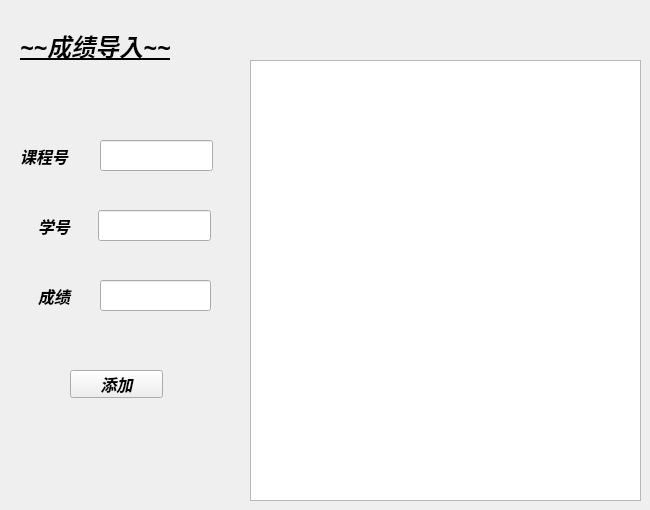
   <widget class="QWidget" name="page_13">
    <widget class="QLabel" name="label_32">
     <property name="geometry">
      <rect>
       <x>20</x>
       <y>30</y>
       <width>211</width>
       <height>31</height>
      </rect>
     </property>
     <property name="font">
      <font>
       <family>幼圆</family>
       <pointsize>18</pointsize>
       <weight>75</weight>
       <italic>true</italic>
       <bold>true</bold>
       <underline>true</underline>
      </font>
     </property>
     <property name="text">
      <string>~~成绩导入~~</string>
     </property>
    </widget>
    <widget class="QLabel" name="label_70">
     <property name="geometry">
      <rect>
       <x>38</x>
       <y>210</y>
       <width>51</width>
       <height>31</height>
      </rect>
     </property>
     <property name="font">
      <font>
       <family>幼圆</family>
       <pointsize>12</pointsize>
       <weight>75</weight>
       <italic>true</italic>
       <bold>true</bold>
      </font>
     </property>
     <property name="text">
      <string>学号</string>
     </property>
    </widget>
    <widget class="QLineEdit" name="lineEdit_15">
     <property name="geometry">
      <rect>
       <x>100</x>
       <y>280</y>
       <width>111</width>
       <height>31</height>
      </rect>
     </property>
    </widget>
    <widget class="QLineEdit" name="lineEdit_16">
     <property name="geometry">
      <rect>
       <x>100</x>
       <y>140</y>
       <width>113</width>
       <height>31</height>
      </rect>
     </property>
    </widget>
    <widget class="QPushButton" name="pushButton_17">
     <property name="geometry">
      <rect>
       <x>70</x>
       <y>370</y>
       <width>93</width>
       <height>28</height>
      </rect>
     </property>
     <property name="font">
      <font>
       <family>幼圆</family>
       <pointsize>12</pointsize>
       <weight>75</weight>
       <italic>true</italic>
       <bold>true</bold>
      </font>
     </property>
     <property name="styleSheet">
      <string notr="true"/>
     </property>
     <property name="text">
      <string>添加</string>
     </property>
    </widget>
    <widget class="QLabel" name="label_71">
     <property name="geometry">
      <rect>
       <x>38</x>
       <y>280</y>
       <width>51</width>
       <height>31</height>
      </rect>
     </property>
     <property name="font">
      <font>
       <family>幼圆</family>
       <pointsize>12</pointsize>
       <weight>75</weight>
       <italic>true</italic>
       <bold>true</bold>
      </font>
     </property>
     <property name="text">
      <string>成绩</string>
     </property>
    </widget>
    <widget class="QLabel" name="label_72">
     <property name="geometry">
      <rect>
       <x>20</x>
       <y>140</y>
       <width>71</width>
       <height>31</height>
      </rect>
     </property>
     <property name="font">
      <font>
       <family>幼圆</family>
       <pointsize>12</pointsize>
       <weight>75</weight>
       <italic>true</italic>
       <bold>true</bold>
      </font>
     </property>
     <property name="text">
      <string>课程号</string>
     </property>
    </widget>
    <widget class="QLineEdit" name="lineEdit_17">
     <property name="geometry">
      <rect>
       <x>98</x>
       <y>210</y>
       <width>113</width>
       <height>31</height>
      </rect>
     </property>
    </widget>
    <widget class="QTableView" name="tableView_21">
     <property name="geometry">
      <rect>
       <x>250</x>
       <y>60</y>
       <width>391</width>
       <height>441</height>
      </rect>
     </property>
    </widget>
    <widget class="QLabel" name="label_39">
     <property name="geometry">
      <rect>
       <x>0</x>
       <y>440</y>
       <width>251</width>
       <height>31</height>
      </rect>
     </property>
     <property name="palette">
      <palette>
       <active>
        <colorrole role="WindowText">
         <brush brushstyle="SolidPattern">
          <color alpha="255">
           <red>255</red>
           <green>0</green>
           <blue>0</blue>
          </color>
         </brush>
        </colorrole>
        <colorrole role="Button">
         <brush brushstyle="SolidPattern">
          <color alpha="255">
           <red>249</red>
           <green>249</green>
           <blue>249</blue>
          </color>
         </brush>
        </colorrole>
        <colorrole role="Base">
         <brush brushstyle="SolidPattern">
          <color alpha="255">
           <red>249</red>
           <green>249</green>
           <blue>249</blue>
          </color>
         </brush>
        </colorrole>
        <colorrole role="Window">
         <brush brushstyle="SolidPattern">
          <color alpha="255">
           <red>249</red>
           <green>249</green>
           <blue>249</blue>
          </color>
         </brush>
        </colorrole>
       </active>
       <inactive>
        <colorrole role="WindowText">
         <brush brushstyle="SolidPattern">
          <color alpha="255">
           <red>255</red>
           <green>0</green>
           <blue>0</blue>
          </color>
         </brush>
        </colorrole>
        <colorrole role="Button">
         <brush brushstyle="SolidPattern">
          <color alpha="255">
           <red>249</red>
           <green>249</green>
           <blue>249</blue>
          </color>
         </brush>
        </colorrole>
        <colorrole role="Base">
         <brush brushstyle="SolidPattern">
          <color alpha="255">
           <red>249</red>
           <green>249</green>
           <blue>249</blue>
          </color>
         </brush>
        </colorrole>
        <colorrole role="Window">
         <brush brushstyle="SolidPattern">
          <color alpha="255">
           <red>249</red>
           <green>249</green>
           <blue>249</blue>
          </color>
         </brush>
        </colorrole>
       </inactive>
       <disabled>
        <colorrole role="WindowText">
         <brush brushstyle="SolidPattern">
          <color alpha="255">
           <red>120</red>
           <green>120</green>
           <blue>120</blue>
          </color>
         </brush>
        </colorrole>
        <colorrole role="Button">
         <brush brushstyle="SolidPattern">
          <color alpha="255">
           <red>249</red>
           <green>249</green>
           <blue>249</blue>
          </color>
         </brush>
        </colorrole>
        <colorrole role="Base">
         <brush brushstyle="SolidPattern">
          <color alpha="255">
           <red>249</red>
           <green>249</green>
           <blue>249</blue>
          </color>
         </brush>
        </colorrole>
        <colorrole role="Window">
         <brush brushstyle="SolidPattern">
          <color alpha="255">
           <red>249</red>
           <green>249</green>
           <blue>249</blue>
          </color>
         </brush>
        </colorrole>
       </disabled>
      </palette>
     </property>
     <property name="font">
      <font>
       <pointsize>10</pointsize>
       <weight>75</weight>
       <italic>true</italic>
       <bold>true</bold>
      </font>
     </property>
     <property name="text">
      <string/>
     </property>
    </widget>
   </widget>
